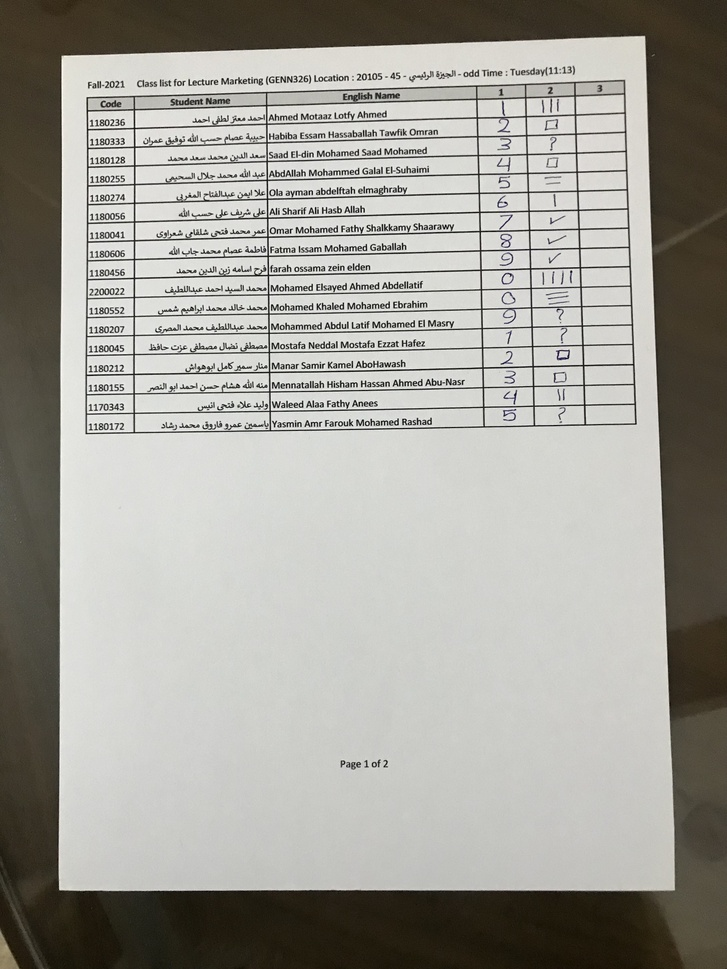
#> input picture Module 1 - Grades Sheet/data/images/1.jpg, 727 x 969 px, shrunk from 3024 x 4030 before the run
$ python cellsExtraction.py
#> lines starting #> are read from the running program, lines starting #| are printed output that depends on the picture; after the words box and inside, x2 and y2 are one past the last pixel; in counts of white or black regions, pixels touching at a corner belong together
### Module 1 - Grades Sheet/src/tableExtraction.py
import cv2 as cv
import numpy as np
import matplotlib.pyplot as plt
from utils import *
from paperExtraction import *

def readImage(imagePath):
    # Read an image and convert to RGB
    image = cv.imread(imagePath)
    imageRGB = cv.cvtColor(image, cv.COLOR_BGR2RGB)
    return imageRGB

def getPaperImage(imagePath):
    # Extract the paper from an image
    paperImage = extractPaper(imagePath)
    return paperImage

def threshold(paperImage):
    # Convert paper to grayscale and apply adaptive thresholding
    paperGrayScale = cv.cvtColor(paperImage, cv.COLOR_RGB2GRAY)
    gaussian = cv.GaussianBlur(paperGrayScale, (7,7), 0)
    binary = cv.adaptiveThreshold(gaussian, 255, cv.ADAPTIVE_THRESH_GAUSSIAN_C, cv.THRESH_BINARY_INV, 15, 2)
    return binary

def extractTableLines(binary):
    # Extract vertical and horizontal lines from binary image"""
    verticalSE = cv.getStructuringElement(cv.MORPH_RECT, (1, 20))
    verticalLines = cv.erode(binary, verticalSE, iterations=5)
    verticalLines = cv.dilate(verticalLines, verticalSE, iterations=5)

    horizontalSE = cv.getStructuringElement(cv.MORPH_RECT, (20, 1))
    horizontalLines = cv.erode(binary, horizontalSE, iterations=5)
    horizontalLines = cv.dilate(horizontalLines, horizontalSE, iterations=5)

    return verticalLines, horizontalLines

def getTableMask(verticalLines, horizontalLines):
    # Combine vertical and horizontal lines to create a table mask
    tableMask = cv.add(verticalLines, horizontalLines)
    tableMask = cv.erode(tableMask, cv.getStructuringElement(cv.MORPH_RECT, (2,2)), iterations = 2)
    tableMask = cv.dilate(tableMask, cv.getStructuringElement(cv.MORPH_RECT, (2,2)), iterations = 1)
    return tableMask

def find_largest_contour(tableMask):
    # Find the largest contour in the table mask
    contours, _ = cv.findContours(tableMask, cv.RETR_EXTERNAL, cv.CHAIN_APPROX_SIMPLE)
    table_contour = max(contours, key=cv.contourArea)
    return table_contour

def warp_table(paperImage, table_contour):
    # Warp the detected table to a top-down view
    rect = cv.minAreaRect(table_contour)
    box = cv.boxPoints(rect)
    box = np.array(box, dtype="float32")

    s = box.sum(axis=1)
    tl = box[np.argmin(s)]
    br = box[np.argmax(s)]
    diff = np.diff(box, axis=1)
    tr = box[np.argmin(diff)]
    bl = box[np.argmax(diff)]
    ordered_box = np.array([tl, tr, br, bl], dtype="float32")

    widthA = np.linalg.norm(br - bl)
    widthB = np.linalg.norm(tr - tl)
    maxWidth = int(max(widthA, widthB))

    heightA = np.linalg.norm(tr - br)
    heightB = np.linalg.norm(tl - bl)
    maxHeight = int(max(heightA, heightB))

    dst = np.array([[0,0], [maxWidth,0], [maxWidth,maxHeight], [0,maxHeight]], dtype="float32")
    M = cv.getPerspectiveTransform(ordered_box, dst)
    table_image = cv.warpPerspective(paperImage, M, (maxWidth, maxHeight))

    return table_image

def extractTable(imagePath):
    imageRGB = readImage(imagePath)
    paperImage = getPaperImage(imagePath)
    binary = threshold(paperImage)
    verticalLines, horizontalLines = extractTableLines(binary)
    tableMask = getTableMask(verticalLines, horizontalLines)
    tableContour = find_largest_contour(tableMask)
    tableImage = warp_table(paperImage, tableContour)
    return tableImage

# Testing for all dataset
# [11 lines left out: function testTableExtraction, not called in this run]

# [2 lines that do not run on import are left out]

### Module 1 - Grades Sheet/src/paperExtraction.py
import numpy as np
import cv2 as cv
import matplotlib.pyplot as plt
from utils import *
import os

# 1) Image reading and preprocessing
def readImage(path):
    # Read an image and convert to RGB.
    imageBGR = cv.imread(path)
    imageRGB = cv.cvtColor(imageBGR, cv.COLOR_BGR2RGB)
    return imageRGB

def convertToGrayScale(imageRGB):
    # Convert RGB image to grayscale.
    return cv.cvtColor(imageRGB, cv.COLOR_BGR2GRAY)

def applyGaussian(imageGrayScale, windowSize = (7,7)):
    # Apply Gaussian blur to reduce noise.
    return cv.GaussianBlur(imageGrayScale, windowSize, 0)

def thresholdImage(imageGrayScale):
    # Return a binary image using adaptive threshold.
    binary = cv.adaptiveThreshold(imageGrayScale, 255, cv.ADAPTIVE_THRESH_GAUSSIAN_C, cv.THRESH_BINARY_INV, 11, 2)
    return binary

# 2) Contour detection and paper extraction
def findBiggestFourSidedContour(thresh_image):
    # Find the largest 4-sided contour in a binary image.
    contours, _ = cv.findContours(thresh_image, cv.RETR_EXTERNAL, cv.CHAIN_APPROX_SIMPLE)
    maxArea = 0
    biggestContour = None
    for contour in contours:
        area = cv.contourArea(contour)
        perimeter = cv.arcLength(contour, True)
        constructedPoly = cv.approxPolyDP(contour, 0.02 * perimeter, True)
        if len(constructedPoly) == 4 and area > maxArea:
            maxArea = area
            biggestContour = constructedPoly
    return biggestContour

def segmentPaper(imageRGB, contour):
    # Create a masked image containing only the paper.
    gray = cv.cvtColor(imageRGB, cv.COLOR_BGR2GRAY)
    mask = np.zeros_like(gray)
    cv.fillPoly(mask, [contour], 255)
    extractedPaper = cv.bitwise_and(imageRGB, imageRGB, mask)
    return extractedPaper

# 3) Perspective warp
def orderPoints(contourPoints):
    # Order points: top-left, top-right, bottom-left, bottom-right
    contourPoints = contourPoints.reshape(4, 2)
    contourPoints = sorted(contourPoints, key=lambda p: p[1])  # sort by y
    top = contourPoints[:2]     # top two points (smallest y)
    bottom = contourPoints[2:]  # bottom two points (largest y)
    # Getting Top Left and Top Right
    if top[0][0] < top[1][0]:
        topLeft, topRight = top[0], top[1]
    else:
        topLeft, topRight = top[1], top[0]
    # Getting Bottom Left and Bottom Right
    if bottom[0][0] < bottom[1][0]:
        bottomLeft, bottomRight = bottom[0], bottom[1]
    else:
        bottomLeft, bottomRight = bottom[1], bottom[0]
    # Final ordered points
    orderedPoints = [topLeft, topRight, bottomLeft, bottomRight]
    return np.float32(orderedPoints)

def calculateCroppedImageDimensions(orderedPoints):
    # Compute width and height of the rectangle from ordered points.
    topLeft, topRight, bottomLeft, bottomRight = orderedPoints[0], orderedPoints[1], orderedPoints[2], orderedPoints[3]
    leftEdge = (((topLeft[0] - bottomLeft[0]) ** 2) + ((topLeft[1] - bottomLeft[1]) ** 2)) ** (1/2)
    rightEdge = (((topRight[0] - bottomRight[0]) ** 2) + ((topRight[1] - bottomRight[1]) ** 2)) ** 0.5
    topEdge = (((topLeft[0] - topRight[0]) ** 2) + ((topLeft[1] - topRight[1]) ** 2)) ** 0.5
    bottomEdge = (((bottomLeft[0] - bottomRight[0]) ** 2) + ((bottomLeft[1] - bottomRight[1]) ** 2)) ** 0.5
    width = int(max(topEdge, bottomEdge))
    height = int(max(leftEdge, rightEdge))
    return width, height

def warpPaper(image, contour):
    """Warp the paper to a top-down view rectangle."""
    orderedPoints = orderPoints(contour)
    width, height = calculateCroppedImageDimensions(orderedPoints)
    destinationPoints = np.float32([[0, 0], [width, 0], [0, height], [width, height]])
    matrix = cv.getPerspectiveTransform(orderedPoints, destinationPoints)
    warpedImage = cv.warpPerspective(image, matrix, (width, height))
    return warpedImage

# 4) Visualization functions
# [7 lines left out: function drawContours, not called in this run]

# 5) Main pipeline
def extractPaper(imagePath):
    imageRGB = readImage(imagePath)
    imageGrayScale = convertToGrayScale(imageRGB)
    imageGrayScale = applyGaussian(imageGrayScale)
    thresh = thresholdImage(imageGrayScale)
    biggestContour = findBiggestFourSidedContour(thresh)
    extractedPaper = segmentPaper(imageRGB, biggestContour)
    warped = warpPaper(imageRGB, biggestContour)
    return warped

# 6) Testing for all dataset
# [11 lines left out: function test, not called in this run]

# [2 lines that do not run on import are left out]

### Module 1 - Grades Sheet/src/cellsExtraction.py
import cv2 as cv
import numpy as np
import os
from utils import *
from tableExtraction import *

# ---------------------- FUNCTIONS ----------------------

def detect_table_cells(image, min_cell_width=30, min_cell_height=20):
    """Detect table cells and group them into rows."""
    img_gray = cv.cvtColor(image, cv.COLOR_BGR2GRAY)

    # Thresholding and invert (lines = white)
    _, img_bin = cv.threshold(img_gray, 128, 255, cv.THRESH_BINARY | cv.THRESH_OTSU)
    img_bin = cv.bitwise_not(img_bin)

    # Detect vertical lines
    kernel_length_v = img_gray.shape[1] // 120
    vertical_kernel = cv.getStructuringElement(cv.MORPH_RECT, (1, kernel_length_v))
    temp_img_v = cv.erode(img_bin, vertical_kernel, iterations=5)
    vertical_lines = cv.dilate(temp_img_v, vertical_kernel, iterations=5)

    # Detect horizontal lines
    kernel_length_h = img_gray.shape[0] // 40
    horizontal_kernel = cv.getStructuringElement(cv.MORPH_RECT, (kernel_length_h, 1))
    temp_img_h = cv.erode(img_bin, horizontal_kernel, iterations=5)
    horizontal_lines = cv.dilate(temp_img_h, horizontal_kernel, iterations=5)

    # Combine lines to get table skeleton
    table_segment = cv.addWeighted(vertical_lines, 0.5, horizontal_lines, 0.5, 0.0)
    kernel = cv.getStructuringElement(cv.MORPH_RECT, (3,3))
    table_segment = cv.erode(cv.bitwise_not(table_segment), kernel, iterations=2)
    _, table_segment = cv.threshold(table_segment, 0, 255, cv.THRESH_OTSU)

    # Find contours
    contours, _ = cv.findContours(table_segment, cv.RETR_TREE, cv.CHAIN_APPROX_SIMPLE)

    # Filter valid cells
    cells = []
    for c in contours:
        x, y, w, h = cv.boundingRect(c)
        if w >= min_cell_width and h >= min_cell_height:
            cells.append((x, y, w, h))

    # Sort cells top → bottom
    cells = sorted(cells, key=lambda b: b[1])

    # Group cells into rows based on y-coordinate
    rows = []
    current_row = [cells[0]]
    for cell in cells[1:]:
        if abs(cell[1] - current_row[-1][1]) < 20:  # tolerance for same row
            current_row.append(cell)
        else:
            rows.append(sorted(current_row, key=lambda b: b[0]))
            current_row = [cell]
    rows.append(sorted(current_row, key=lambda b: b[0]))

    return rows

# [19 lines left out: functions visualize_cells, save_cells, not called in this run]

# ---------------------- TEST FUNCTION ----------------------

def test_cell_extraction(image_paths, output_root="../data/cells"):
#> called with output_root = '../data/cells'
    for i, img_path in enumerate(image_paths):
        print(f"Processing image {i+1}/{len(image_paths)}")
        image = cv.imread(img_path)
#> image is the input picture: shape (969, 727, 3); mean B, G, R 152.7, 159.6, 161.2
        image = extractTable(img_path)
#> in thresholdImage, `binary = cv.adaptiveThreshold(imageGrayScale, 255, cv.ADAPTIVE_THRESH_..`:
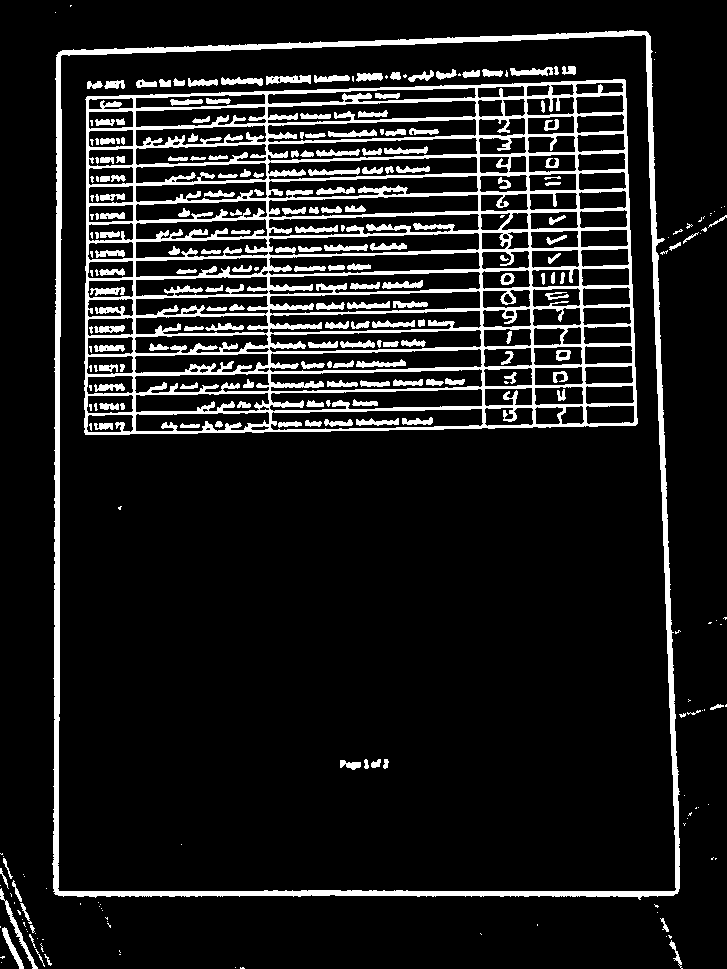
#> binary: shape (969, 727); 11.8% white; 286 white regions (100 under 20 px)
#> in findBiggestFourSidedContour, `contours, _ = cv.findContours(thresh_image, cv.RETR_EXTERNAL, cv.CHAIN..`: contours = 93 contours, 80 with area under 20; largest, box (x1, y1, x2, y2) and area: (52, 30, 680, 900) 521218, (0, 888, 38, 969) 247, (2, 927, 24, 969) 185, (669, 940, 683, 969) 60, (12, 880, 22, 902) 43
#> the loop in findBiggestFourSidedContour, `for contour in contours:` made 93 passes
#> (area, perimeter, maxArea, biggestContour) on passes 20, 91: (185, 102.9, 185, [[4, 927], [2, 931], [19, 968], [23, 968]]), (521218.5, 3116.2, 521218.5, [[646, 31], [58, 52], [55, 894], [677, 893]])
#> after the loop in findBiggestFourSidedContour, `for contour in contours:`: maxArea = 521218.5
#> in extractPaper, `biggestContour = findBiggestFourSidedContour(thresh)`: biggestContour = [[646, 31], [58, 52], [55, 894], [677, 893]]
#> in segmentPaper, `cv.fillPoly(mask, [contour], 255)`:
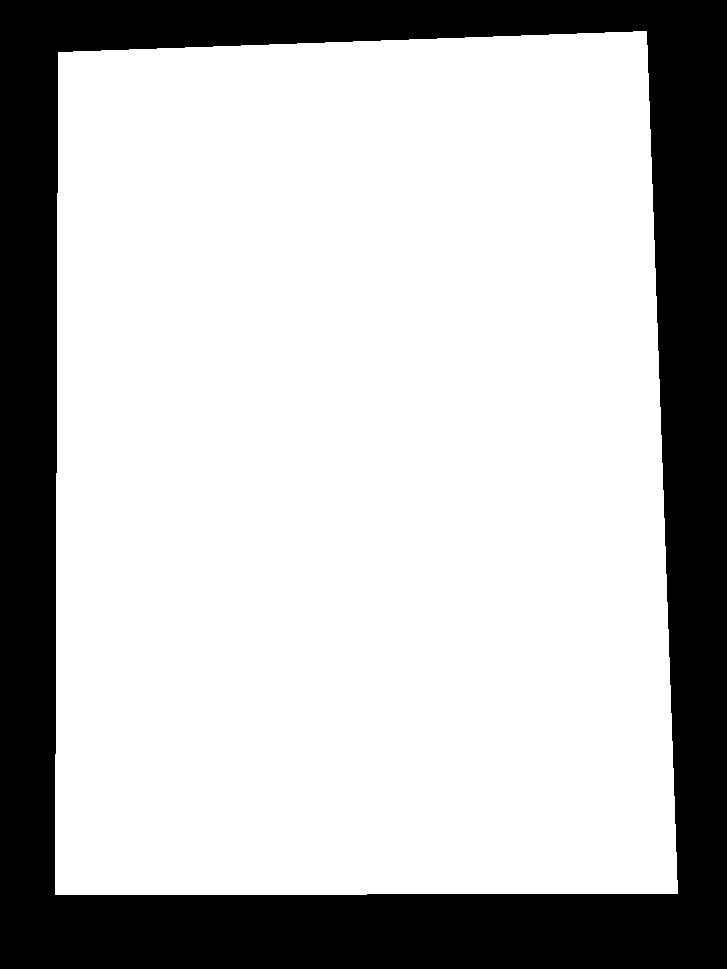
#> mask: shape (969, 727); 73.4% white; 1 black region, box (x1, y1, x2, y2) and area: (0, 0, 727, 969) 187401
#> in orderPoints, `contourPoints = sorted(contourPoints, key=lambda p: p[1])`: contourPoints = [[646, 31], [58, 52], [677, 893], [55, 894]]
#> in orderPoints, `top = contourPoints[:2]`: top = [[646, 31], [58, 52]]
#> in orderPoints, `bottom = contourPoints[2:]`: bottom = [[677, 893], [55, 894]]
#> in orderPoints, `topLeft, topRight = top[1], top[0]`: topLeft = [58, 52]; topRight = [646, 31]
#> in orderPoints, `bottomLeft, bottomRight = bottom[1], bottom[0]`: bottomLeft = [55, 894]; bottomRight = [677, 893]
#> in orderPoints, `orderedPoints = [topLeft, topRight, bottomLeft, bottomRight]`: orderedPoints = [[58, 52], [646, 31], [55, 894], [677, 893]]
#> in calculateCroppedImageDimensions, `topLeft, topRight, bottomLeft, bottomRight = orderedPoints[0], ordered..`: topLeft = [58, 52]; topRight = [646, 31]; bottomLeft = [55, 894]; bottomRight = [677, 893]
#> in calculateCroppedImageDimensions, `leftEdge = (((topLeft[0] - bottomLeft[0]) ** 2) + ((topLeft[1] - botto..`: leftEdge = 842
#> in calculateCroppedImageDimensions, `rightEdge = (((topRight[0] - bottomRight[0]) ** 2) + ((topRight[1] - b..`: rightEdge = 862.6
#> in calculateCroppedImageDimensions, `topEdge = (((topLeft[0] - topRight[0]) ** 2) + ((topLeft[1] - topRight..`: topEdge = 588.4
#> in calculateCroppedImageDimensions, `bottomEdge = (((bottomLeft[0] - bottomRight[0]) ** 2) + ((bottomLeft[1..`: bottomEdge = 622
#> in calculateCroppedImageDimensions, `height = int(max(leftEdge, rightEdge))`: height = 862
#> in warpPaper, `width, height = calculateCroppedImageDimensions(orderedPoints)`: width = 622; height = 862
#> in warpPaper, `destinationPoints = np.float32([[0, 0], [width, 0], [0, height], [widt..`: destinationPoints = [[0, 0], [622, 0], [0, 862], [622, 862]]
#> in warpPaper, `matrix = cv.getPerspectiveTransform(orderedPoints, destinationPoints)`: matrix = [[1.09, 0.00388, -63.4], [0.0389, 1.09, -58.84], [4.32e-05, 6.77e-05, 1]]
#> in threshold, `gaussian = cv.GaussianBlur(paperGrayScale, (7,7), 0)`:
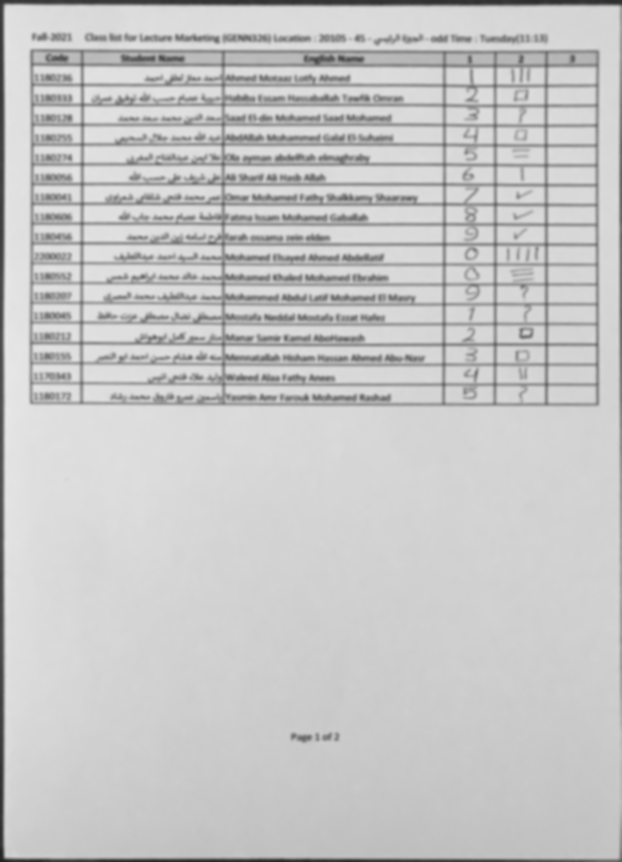
#> gaussian: shape (862, 622); min 33, max 232, mean 198.5
#> in getTableMask, `tableMask = cv.dilate(tableMask, cv.getStructuringElement(cv.MORPH_REC..`:
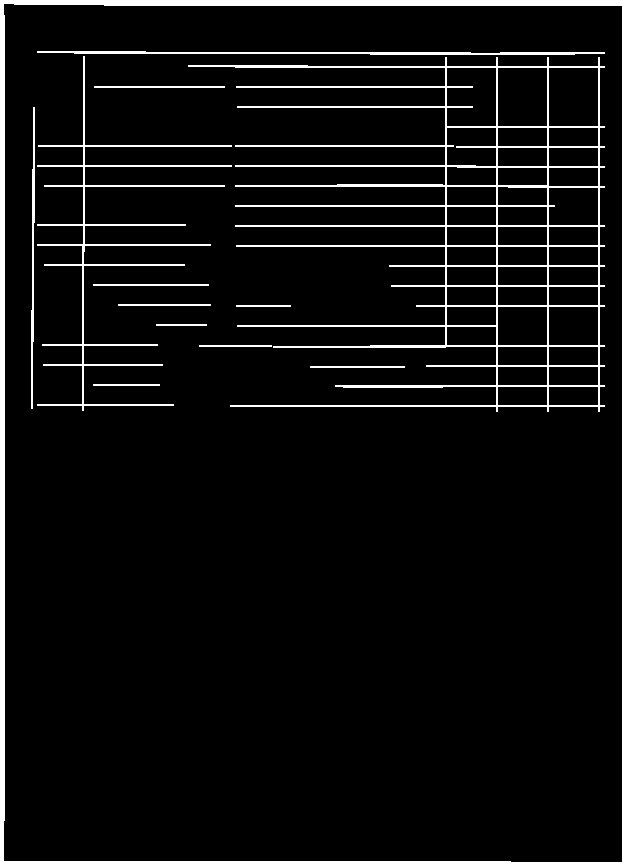
#> tableMask: shape (862, 622); 5.3% white; 13 white regions
#> in find_largest_contour, `contours, _ = cv.findContours(tableMask, cv.RETR_EXTERNAL, cv.CHAIN_AP..`: contours = 13 contours; largest, box (x1, y1, x2, y2) and area: (188, 57, 605, 412) 52761, (0, 0, 622, 862) 6369, (37, 56, 232, 411) 1768, (37, 51, 605, 55) 815, (31, 107, 35, 409) 387
#> in find_largest_contour, `table_contour = max(contours, key=cv.contourArea)`: table_contour = contour of 236 points, box (x1, y1, x2, y2) (188, 57, 605, 412), area 52761
#> in extractTable, `tableContour = find_largest_contour(tableMask)`: tableContour has the same summary as table_contour in find_largest_contour
#> in warp_table, `rect = cv.minAreaRect(table_contour)`: rect = ((396, 234), (354, 416), -90)
#> in warp_table, `box = cv.boxPoints(rect)`: box = [[604, 411], [188, 411], [188, 57], [604, 57]]
#> in warp_table, `s = box.sum(axis=1)`: s = [1015, 599, 245, 661]
#> in warp_table, `tl = box[np.argmin(s)]`: tl = [188, 57]
#> in warp_table, `br = box[np.argmax(s)]`: br = [604, 411]
#> in warp_table, `diff = np.diff(box, axis=1)`: diff = [-193, 223, -131, -547]
#> in warp_table, `tr = box[np.argmin(diff)]`: tr = [604, 57]
#> in warp_table, `bl = box[np.argmax(diff)]`: bl = [188, 411]
#> in warp_table, `ordered_box = np.array([tl, tr, br, bl], dtype="float32")`: ordered_box = [[188, 57], [604, 57], [604, 411], [188, 411]]
#> in warp_table, `widthA = np.linalg.norm(br - bl)`: widthA = 416
#> in warp_table, `heightA = np.linalg.norm(tr - br)`: heightA = 354
#> in warp_table, `dst = np.array([[0,0], [maxWidth,0], [maxWidth,maxHeight], [0,maxHeigh..`: dst = [[0, 0], [416, 0], [416, 354], [0, 354]]
#> in warp_table, `M = cv.getPerspectiveTransform(ordered_box, dst)`: M = [[1, 3.29e-18, -188], [1.18e-17, 1, -57], [3.38e-19, 9.65e-20, 1]]
#> in warp_table, `table_image = cv.warpPerspective(paperImage, M, (maxWidth, maxHeight))`:
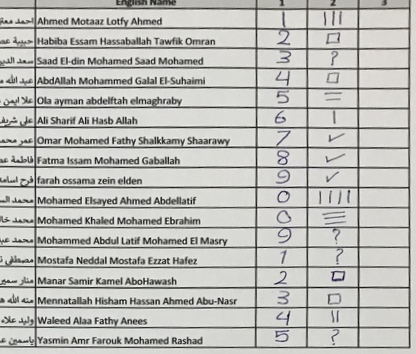
#> table_image: shape (354, 416, 3); mean R, G, B 189.9, 189.9, 186
        rows = detect_table_cells(image)
#> in detect_table_cells, `horizontal_lines = cv.dilate(temp_img_h, horizontal_kernel, iterations..`:
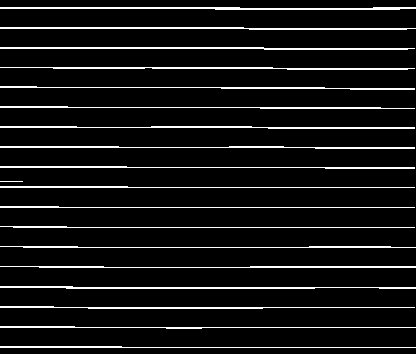
#> horizontal_lines: shape (354, 416); 8% white in thin lines or dots
#> in detect_table_cells, `_, table_segment = cv.threshold(table_segment, 0, 255, cv.THRESH_OTSU)`:
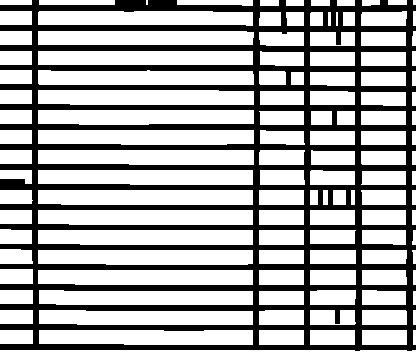
#> table_segment: shape (354, 416); 65.5% white; 1 black region
#> in detect_table_cells, `contours, _ = cv.findContours(table_segment, cv.RETR_TREE, cv.CHAIN_AP..`: contours = 123 contours, 3 with area under 20; largest, box (x1, y1, x2, y2) and area: (38, 190, 253, 205) 2974, (38, 210, 253, 225) 2966, (38, 270, 253, 285) 2960, (38, 230, 253, 245) 2954, (38, 90, 254, 105) 2944
#> the loop in detect_table_cells, `for c in contours:` made 123 passes
#> (x, y, w, h) on passes 1, 6, 9, 10, 11, 12, 16, 17: (0, 350, 416, 4), (39, 330, 214, 15), (362, 310, 45, 15), (310, 310, 46, 15), (259, 310, 45, 15), (39, 310, 214, 15), (362, 290, 44, 15), (310, 290, 46, 15)
#> after the loop in detect_table_cells, `for c in contours:`: cells = []
        output_img = visualize_cells(image, rows)
        show_images([output_img], titles=[f"Cells Highlighted - Image {i+1}"])
        save_cells(image, rows, output_root, image_index=i)
        print(f"Saved {len(rows)} rows for image {i+1}")

# ---------------------- USAGE ----------------------

images = ["../data/images/1.jpg", "../data/images/2.jpg", "../data/images/3.jpg", "../data/images/4.jpg",
          "../data/images/5.jpg", "../data/images/6.jpg", "../data/images/7.jpg", "../data/images/8.jpg",
          "../data/images/9.jpg", "../data/images/10.jpg", "../data/images/11.jpg", "../data/images/12.jpg",
          "../data/images/13.jpg", "../data/images/14.jpg", "../data/images/15.jpg", "../data/images/16.jpg",
          "../data/images/17.jpg", "../data/images/18.jpg", "../data/images/19.jpg", "../data/images/20.jpg",
          "../data/images/21.jpg", "../data/images/22.jpg", "../data/images/23.jpg", "../data/images/24.jpg"]

#> (the run stopped early here; a loop or call above may not have finished)
